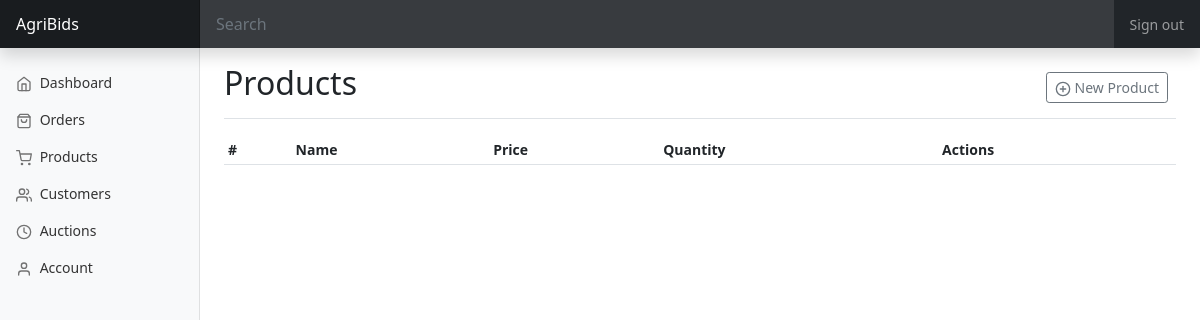
Before: /pages/admin/products.php with the older database file.
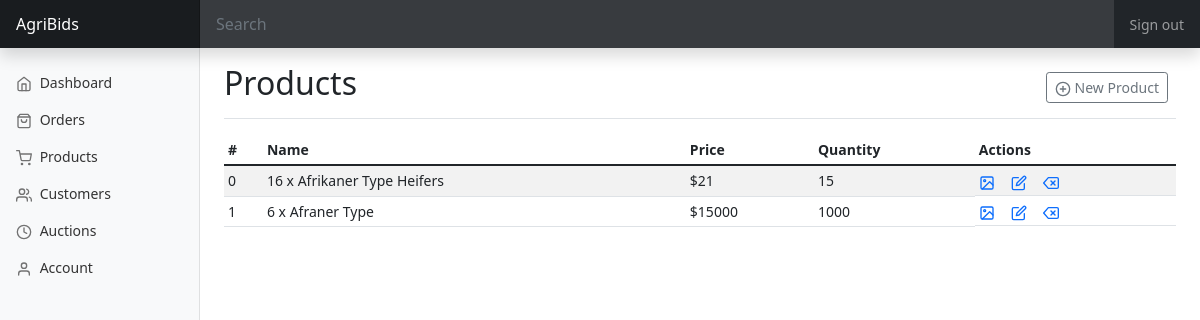
After: the same page with the newer database file.
### tables this page shows
CREATE TABLE `products` (
  `id` int(10) NOT NULL,
  `name` varchar(50) NOT NULL,
  `image` varchar(100) NOT NULL,
  `quantity` int(100) NOT NULL,
  `price` int(100) NOT NULL,
  `date` date NOT NULL DEFAULT current_timestamp()
);

### pages/admin/products.php (the view, shortened to what this page needs)
    <?php include "layout/header.php"; ?>
        <main class="col-md-9 ms-sm-auto col-lg-10 px-md-4">
            <div class="d-flex justify-content-between flex-wrap flex-md-nowrap align-items-center pt-3 pb-2 mb-3 border-bottom">
                <h1 class="h2">Products</h1>
                <div class="btn-toolbar mb-2 mb-md-0">
                    <div class="btn-group me-2">
                        <button type="button" class="btn btn-sm btn-outline-secondary" data-bs-toggle="modal"
                                data-bs-target="#new-product-modal">
                            <span data-feather="plus-circle" class="align-text-bottom"></span> New Product
                        </button>
                    </div>
                </div>
            </div>
<?php
    include '../auth/connect.php';
    $select = "SELECT * FROM products";
    $query = mysqli_query($con, $select);
    $rows = mysqli_num_rows($query);
?>
            <div class="table-responsive">
                <table class="table table-striped table-sm" id="data-table">
                    <thead>
                    <tr>
                        <th scope="col">#</th>
                        <th scope="col">Name</th>
                        <th scope="col">Price</th>
                        <th scope="col">Quantity</th>
                        <th scope="col">Actions</th>
                    </tr>
                    </thead>
                    <tbody>
                    <?php if($rows > 0){
                            $c = 0;
                            while($fetch = mysqli_fetch_assoc($query)){
                     ?>
                    <tr>
                        <td><?= $c++ ?></td>
                        <td><?= $fetch['name']; ?></td>
                        <td>$<?= $fetch['price']; ?></td>
                        <td><?= $fetch['quantity']; ?></td>
                        <td class="d-flex flex-row gap-3">
                            <a href="#" title="View product" data-bs-toggle="modal"
                               data-bs-target="#view-product-images-modal">
                                <span data-feather="image"></span>
                            </a>
                            <a href="#" title="View product" data-bs-toggle="modal"
                               data-bs-target="#edit-product-modal">
                                <span data-feather="edit"></span>
                            </a>
                            <a href="#?item=<?= $fetch['id']; ?>" title="View product" data-bs-toggle="modal"
                               data-bs-target="#delete-product-modal">
                                <span data-feather="delete"></span>
                            </a>
                        </td>
                    </tr>
                    <?php } } ?>
                    </tbody>
                </table>
            </div>
        </main>
    </div>
</div>
</body>
</html>

### pages/admin/layout/header.php (shortened to what this page needs)
<!doctype html>
<html lang="en">
<head>
    <link rel="stylesheet" href="https://cdn.jsdelivr.net/npm/bootstrap@5.1.3/dist/css/bootstrap.min.css">
    <link rel="stylesheet" href="https://cdn.datatables.net/1.12.0/css/jquery.dataTables.min.css">
    <link rel="stylesheet" href="../../assets/css/dashboard.css">
</head>
<body>
<header class="navbar navbar-dark sticky-top bg-dark flex-md-nowrap p-0 shadow">
    <a class="navbar-brand col-md-3 col-lg-2 me-0 px-3 fs-6" href="#">AgriBids</a>
    <input class="form-control form-control-dark w-100 rounded-0 border-0" type="text" placeholder="Search"
           aria-label="Search">
    <div class="navbar-nav">
        <div class="nav-item text-nowrap">
            <a class="nav-link px-3" href="#">Sign out</a>
        </div>
    </div>
</header>
<div class="container-fluid">
    <div class="row">
        <nav id="sidebar-menu" class="col-md-3 col-lg-2 d-md-block bg-light sidebar collapse">
            <div class="position-sticky pt-3">
                <ul class="nav flex-column">
                    <li class="nav-item">
                        <a class="nav-link" aria-current="page" href="./index.html">
                            <span data-feather="home" class="align-text-bottom"></span>
                            Dashboard
                        </a>
                    </li>
                    <li class="nav-item">
                        <a class="nav-link" href="./orders.html">
                            <span data-feather="shopping-bag" class="align-text-bottom"></span>
                            Orders
                        </a>
                    </li>
                    <li class="nav-item">
                        <a class="nav-link" href="./products.php">
                            <span data-feather="shopping-cart" class="align-text-bottom"></span>
                            Products
                        </a>
                    </li>
                    <li class="nav-item">
                        <a class="nav-link" href="./customers.php">
                            <span data-feather="users" class="align-text-bottom"></span>
                            Customers
                        </a>
                    </li>
                    <li class="nav-item">
                        <a class="nav-link" href="./auctions.html">
                            <span data-feather="clock" class="align-text-bottom"></span>
                            Auctions
                        </a>
                    </li>
                    <li class="nav-item">
                        <a class="nav-link" href="./account.html">
                            <span data-feather="user" class="align-text-bottom"></span>
                            Account
                        </a>
                    </li>
                </ul>
            </div>
        </nav>

### assets/css/dashboard.css (style rules this page uses)
body { font-size: .875rem; }
.feather { width: 16px; height: 16px; }
.sidebar { position: fixed; top: 0; bottom: 0; left: 0; z-index: 100; padding: 48px 0 0; box-shadow: inset -1px 0 0 rgba(0, 0, 0, .1); }
.sidebar .nav-link { font-weight: 500; color: #333; }
.sidebar .nav-link .feather { margin-right: 4px; color: #727272; }
.navbar-brand { padding-top: .75rem; padding-bottom: .75rem; background-color: rgba(0, 0, 0, .25); box-shadow: inset -1px 0 0 rgba(0, 0, 0, .25); }
.navbar .form-control { padding: .75rem 1rem; }
.form-control-dark { color: #fff; background-color: rgba(255, 255, 255, .1); border-color: rgba(255, 255, 255, .1); }

Changed rows visible on the page:
added products: name "16 x Afrikaner Type Heifers", price "21", quantity "15"
added products: name "6 x Afraner Type", price "15000", quantity "1000"
